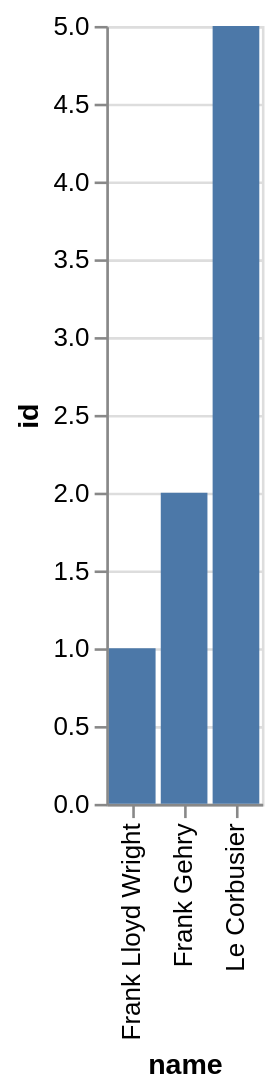

This figure's Vega-Lite source:
### Vega-Lite specification from a JSON file in a GitHub repository (floating-point values rounded to 4 significant figures)
{"data": {"values": [{"x_data": "Frank Lloyd Wright", "y_data": 1}, {"x_data": "Frank Gehry", "y_data": 2}, {"x_data": "Le Corbusier", "y_data": 5}]}, "mark": "bar", "encoding": {"x": {"field": "x_data", "type": "nominal", "title": "name", "sort": {"op": "sum", "field": "y_data", "order": "ascending"}}, "y": {"field": "y_data", "type": "quantitative", "title": "id"}}}
